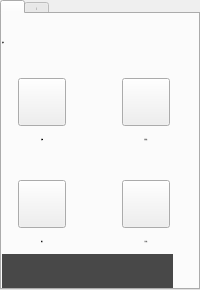
       <widget class="QTabWidget" name="tabWidget_4">
        <property name="minimumSize">
         <size>
          <width>0</width>
          <height>290</height>
         </size>
        </property>
        <property name="font">
         <font>
          <pointsize>-1</pointsize>
          <italic>false</italic>
          <bold>false</bold>
         </font>
        </property>
        <property name="styleSheet">
         <string notr="true"/>
        </property>
        <property name="currentIndex">
         <number>0</number>
        </property>
        <widget class="QWidget" name="tabWidget_4Page1">
         <property name="minimumSize">
          <size>
           <width>0</width>
           <height>0</height>
          </size>
         </property>
         <attribute name="title">
          <string/>
         </attribute>
         <widget class="ctkSliderWidget" name="ctkSliderWidget" native="true">
          <property name="geometry">
           <rect>
            <x>0</x>
            <y>246</y>
            <width>171</width>
            <height>24</height>
           </rect>
          </property>
          <property name="minimumSize">
           <size>
            <width>0</width>
            <height>24</height>
           </size>
          </property>
          <property name="maximumSize">
           <size>
            <width>16777215</width>
            <height>24</height>
           </size>
          </property>
          <property name="font">
           <font>
            <pointsize>-1</pointsize>
            <italic>false</italic>
            <bold>false</bold>
           </font>
          </property>
         </widget>
         <widget class="QPushButton" name="btnMaxLand">
          <property name="geometry">
           <rect>
            <x>120</x>
            <y>64</y>
            <width>48</width>
            <height>48</height>
           </rect>
          </property>
          <property name="minimumSize">
           <size>
            <width>48</width>
            <height>48</height>
           </size>
          </property>
          <property name="maximumSize">
           <size>
            <width>48</width>
            <height>48</height>
           </size>
          </property>
          <property name="font">
           <font>
            <pointsize>-1</pointsize>
            <italic>false</italic>
            <bold>false</bold>
           </font>
          </property>
          <property name="text">
           <string/>
          </property>
          <property name="checkable">
           <bool>false</bool>
          </property>
         </widget>
         <widget class="QPushButton" name="btnCut">
          <property name="geometry">
           <rect>
            <x>16</x>
            <y>64</y>
            <width>48</width>
            <height>48</height>
           </rect>
          </property>
          <property name="minimumSize">
           <size>
            <width>48</width>
            <height>48</height>
           </size>
          </property>
          <property name="maximumSize">
           <size>
            <width>48</width>
            <height>48</height>
           </size>
          </property>
          <property name="font">
           <font>
            <pointsize>-1</pointsize>
            <italic>false</italic>
            <bold>false</bold>
           </font>
          </property>
          <property name="text">
           <string/>
          </property>
          <property name="checkable">
           <bool>true</bool>
          </property>
         </widget>
         <widget class="QLabel" name="label_9">
          <property name="geometry">
           <rect>
            <x>0</x>
            <y>16</y>
            <width>100</width>
            <height>24</height>
           </rect>
          </property>
          <property name="text">
           <string>裁剪</string>
          </property>
         </widget>
         <widget class="QLabel" name="label_15">
          <property name="geometry">
           <rect>
            <x>16</x>
            <y>118</y>
            <width>48</width>
            <height>15</height>
           </rect>
          </property>
          <property name="text">
           <string>裁剪</string>
          </property>
          <property name="alignment">
           <set>Qt::AlignCenter</set>
          </property>
         </widget>
         <widget class="QLabel" name="label_16">
          <property name="geometry">
           <rect>
            <x>120</x>
            <y>118</y>
            <width>48</width>
            <height>15</height>
           </rect>
          </property>
          <property name="text">
           <string>最大岛</string>
          </property>
          <property name="alignment">
           <set>Qt::AlignCenter</set>
          </property>
         </widget>
         <widget class="QPushButton" name="btnHollow">
          <property name="geometry">
           <rect>
            <x>16</x>
            <y>166</y>
            <width>48</width>
            <height>48</height>
           </rect>
          </property>
          <property name="minimumSize">
           <size>
            <width>48</width>
            <height>48</height>
           </size>
          </property>
          <property name="maximumSize">
           <size>
            <width>48</width>
            <height>48</height>
           </size>
          </property>
          <property name="font">
           <font>
            <pointsize>-1</pointsize>
            <italic>false</italic>
            <bold>false</bold>
           </font>
          </property>
          <property name="text">
           <string/>
          </property>
          <property name="checkable">
           <bool>true</bool>
          </property>
         </widget>
         <widget class="QLabel" name="label_17">
          <property name="geometry">
           <rect>
            <x>16</x>
            <y>220</y>
            <width>48</width>
            <height>15</height>
           </rect>
          </property>
          <property name="text">
           <string>镂空</string>
          </property>
          <property name="alignment">
           <set>Qt::AlignCenter</set>
          </property>
         </widget>
         <widget class="QLabel" name="lblCover">
          <property name="geometry">
           <rect>
            <x>0</x>
            <y>240</y>
            <width>171</width>
            <height>41</height>
           </rect>
          </property>
          <property name="styleSheet">
           <string notr="true">background-color: rgba(28, 29, 29, 205);</string>
          </property>
          <property name="text">
           <string/>
          </property>
         </widget>
         <widget class="QLabel" name="label_24">
          <property name="geometry">
           <rect>
            <x>120</x>
            <y>220</y>
            <width>48</width>
            <height>15</height>
           </rect>
          </property>
          <property name="text">
           <string>选中岛</string>
          </property>
          <property name="alignment">
           <set>Qt::AlignCenter</set>
          </property>
         </widget>
         <widget class="QPushButton" name="btnSelectLand">
          <property name="geometry">
           <rect>
            <x>120</x>
            <y>166</y>
            <width>48</width>
            <height>48</height>
           </rect>
          </property>
          <property name="minimumSize">
           <size>
            <width>48</width>
            <height>48</height>
           </size>
          </property>
          <property name="maximumSize">
           <size>
            <width>48</width>
            <height>48</height>
           </size>
          </property>
          <property name="font">
           <font>
            <pointsize>-1</pointsize>
            <italic>false</italic>
            <bold>false</bold>
           </font>
          </property>
          <property name="text">
           <string/>
          </property>
          <property name="checkable">
           <bool>true</bool>
          </property>
         </widget>
        </widget>
        <widget class="QWidget" name="tab_6">
         <attribute name="title">
          <string>页</string>
         </attribute>
         <layout class="QVBoxLayout" name="verticalLayout_9">
          <item>
           <widget class="QLabel" name="label_8">
            <property name="font">
             <font>
              <pointsize>-1</pointsize>
              <italic>false</italic>
              <bold>false</bold>
             </font>
            </property>
            <property name="styleSheet">
             <string notr="true">color: rgb(122, 122, 122);</string>
            </property>
            <property name="text">
             <string>暂未开放</string>
            </property>
            <property name="alignment">
             <set>Qt::AlignCenter</set>
            </property>
           </widget>
          </item>
         </layout>
        </widget>
       </widget>
